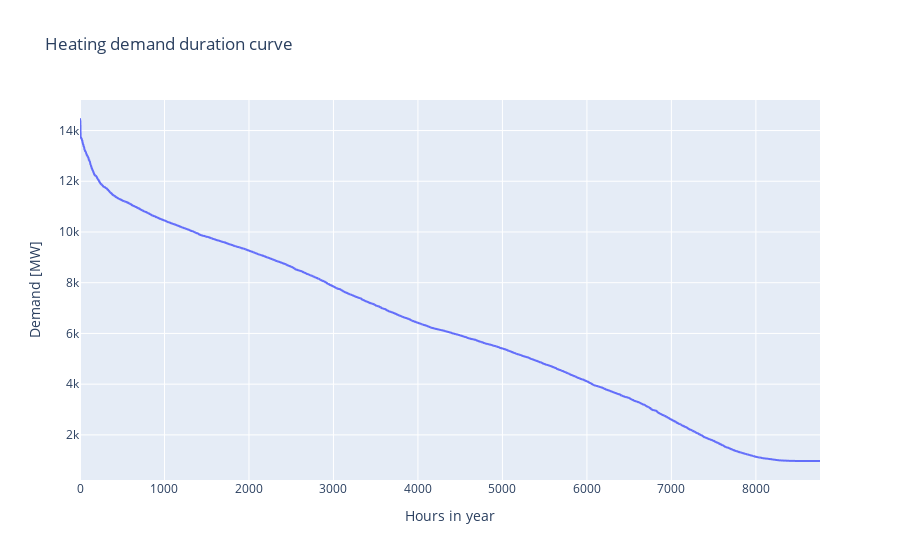

Here is the notebook cell this chart was saved with:
### Code cell
duration_heat = data_heat['2015':'2016']['DNK'].sort_values(ascending=False,ignore_index=True)
px.line(x=duration_heat.index,y=duration_heat.values,
        labels={'x':'Hours in year', 'y':'Demand [MW]'},
        title='Heating demand duration curve')

### Figure 1 — Plotly figure (JSON) as saved in the notebook; plotly's stock layout.template omitted (floating-point values rounded to 4 significant figures; data arrays with more than 128 entries replaced by an {"elided": "..."} marker saying what was removed)
{"data": [{"hovertemplate": "Hours in year=%{x}<br>Demand [MW]=%{y}<extra></extra>", "legendgroup": "", "line": {"color": "#636efa", "dash": "solid"}, "marker": {"symbol": "circle"}, "mode": "lines", "name": "", "showlegend": false, "type": "scattergl", "x": {"elided": "8760 int values"}, "xaxis": "x", "y": {"elided": "8760 float values"}, "yaxis": "y"}], "layout": {"legend": {"tracegroupgap": 0}, "title": {"text": "Heating demand duration curve"}, "xaxis": {"anchor": "y", "domain": [0, 1], "title": {"text": "Hours in year"}}, "yaxis": {"anchor": "x", "domain": [0, 1], "title": {"text": "Demand [MW]"}}}}
